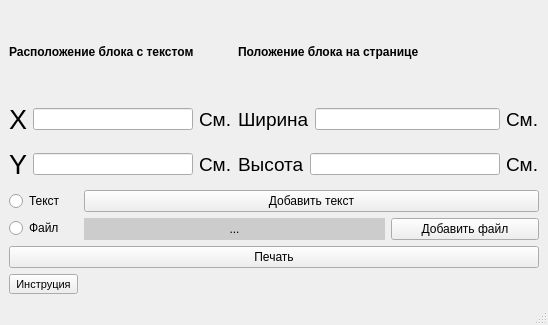
<?xml version="1.0" encoding="UTF-8"?>
<ui version="4.0">
 <class>MainWindow</class>
 <widget class="QMainWindow" name="MainWindow">
  <property name="geometry">
   <rect>
    <x>0</x>
    <y>0</y>
    <width>548</width>
    <height>325</height>
   </rect>
  </property>
  <property name="windowTitle">
   <string>MainWindow</string>
  </property>
  <widget class="QWidget" name="centralwidget">
   <layout class="QGridLayout" name="gridLayout">
    <item row="0" column="0" colspan="2">
     <widget class="QLabel" name="label_2">
      <property name="font">
       <font>
        <pointsize>9</pointsize>
        <weight>75</weight>
        <bold>true</bold>
       </font>
      </property>
      <property name="text">
       <string>Расположение блока с текстом</string>
      </property>
     </widget>
    </item>
    <item row="0" column="2" colspan="2">
     <widget class="QLabel" name="label">
      <property name="font">
       <font>
        <pointsize>9</pointsize>
        <weight>75</weight>
        <bold>true</bold>
       </font>
      </property>
      <property name="text">
       <string>Положение блока на странице</string>
      </property>
     </widget>
    </item>
    <item row="1" column="0" colspan="2">
     <layout class="QVBoxLayout" name="verticalLayout">
      <item>
       <layout class="QHBoxLayout" name="horizontalLayout_2">
        <item>
         <widget class="QLabel" name="label_10">
          <property name="font">
           <font>
            <pointsize>20</pointsize>
           </font>
          </property>
          <property name="text">
           <string>X</string>
          </property>
         </widget>
        </item>
        <item>
         <widget class="QLineEdit" name="X">
          <property name="text">
           <string/>
          </property>
         </widget>
        </item>
        <item>
         <widget class="QLabel" name="label_7">
          <property name="font">
           <font>
            <pointsize>14</pointsize>
           </font>
          </property>
          <property name="text">
           <string>См.</string>
          </property>
         </widget>
        </item>
       </layout>
      </item>
      <item>
       <layout class="QHBoxLayout" name="horizontalLayout">
        <item>
         <widget class="QLabel" name="label_11">
          <property name="font">
           <font>
            <pointsize>20</pointsize>
           </font>
          </property>
          <property name="text">
           <string>Y</string>
          </property>
         </widget>
        </item>
        <item>
         <widget class="QLineEdit" name="Y">
          <property name="text">
           <string/>
          </property>
         </widget>
        </item>
        <item>
         <widget class="QLabel" name="label_6">
          <property name="font">
           <font>
            <pointsize>14</pointsize>
           </font>
          </property>
          <property name="text">
           <string>См.</string>
          </property>
         </widget>
        </item>
       </layout>
      </item>
     </layout>
    </item>
    <item row="1" column="2" colspan="2">
     <layout class="QVBoxLayout" name="verticalLayout_3">
      <item>
       <layout class="QHBoxLayout" name="horizontalLayout_3">
        <item>
         <widget class="QLabel" name="label_3">
          <property name="font">
           <font>
            <pointsize>14</pointsize>
           </font>
          </property>
          <property name="text">
           <string>Ширина</string>
          </property>
         </widget>
        </item>
        <item>
         <widget class="QLineEdit" name="Width">
          <property name="text">
           <string/>
          </property>
         </widget>
        </item>
        <item>
         <widget class="QLabel" name="label_8">
          <property name="font">
           <font>
            <pointsize>14</pointsize>
           </font>
          </property>
          <property name="text">
           <string>См.</string>
          </property>
         </widget>
        </item>
       </layout>
      </item>
      <item>
       <layout class="QHBoxLayout" name="horizontalLayout_4">
        <item>
         <widget class="QLabel" name="label_4">
          <property name="font">
           <font>
            <pointsize>14</pointsize>
           </font>
          </property>
          <property name="text">
           <string>Высота</string>
          </property>
         </widget>
        </item>
        <item>
         <widget class="QLineEdit" name="Heigth">
          <property name="text">
           <string/>
          </property>
         </widget>
        </item>
        <item>
         <widget class="QLabel" name="label_9">
          <property name="font">
           <font>
            <pointsize>14</pointsize>
           </font>
          </property>
          <property name="text">
           <string>См.</string>
          </property>
         </widget>
        </item>
       </layout>
      </item>
     </layout>
    </item>
    <item row="2" column="0" rowspan="2">
     <layout class="QVBoxLayout" name="verticalLayout_2">
      <item>
       <widget class="QRadioButton" name="radioButton">
        <property name="styleSheet">
         <string notr="true"/>
        </property>
        <property name="text">
         <string>Текст</string>
        </property>
       </widget>
      </item>
      <item>
       <widget class="QRadioButton" name="radioButton_2">
        <property name="styleSheet">
         <string notr="true"/>
        </property>
        <property name="text">
         <string>Файл</string>
        </property>
       </widget>
      </item>
     </layout>
    </item>
    <item row="2" column="1" colspan="3">
     <widget class="QPushButton" name="pushButton">
      <property name="styleSheet">
       <string notr="true"/>
      </property>
      <property name="text">
       <string>Добавить текст</string>
      </property>
     </widget>
    </item>
    <item row="3" column="1" colspan="2">
     <widget class="QLabel" name="label_5">
      <property name="enabled">
       <bool>true</bool>
      </property>
      <property name="sizePolicy">
       <sizepolicy hsizetype="Preferred" vsizetype="Preferred">
        <horstretch>0</horstretch>
        <verstretch>0</verstretch>
       </sizepolicy>
      </property>
      <property name="mouseTracking">
       <bool>true</bool>
      </property>
      <property name="layoutDirection">
       <enum>Qt::LeftToRight</enum>
      </property>
      <property name="styleSheet">
       <string notr="true">background-color: rgb(204, 204, 204);</string>
      </property>
      <property name="frameShadow">
       <enum>QFrame::Plain</enum>
      </property>
      <property name="lineWidth">
       <number>1</number>
      </property>
      <property name="text">
       <string>&lt;html&gt;&lt;head/&gt;&lt;body&gt;&lt;p align=&quot;center&quot;&gt;...&lt;/p&gt;&lt;/body&gt;&lt;/html&gt;</string>
      </property>
      <property name="textFormat">
       <enum>Qt::AutoText</enum>
      </property>
      <property name="scaledContents">
       <bool>false</bool>
      </property>
     </widget>
    </item>
    <item row="3" column="3">
     <widget class="QPushButton" name="AddFile">
      <property name="styleSheet">
       <string notr="true"/>
      </property>
      <property name="text">
       <string>Добавить файл</string>
      </property>
     </widget>
    </item>
    <item row="4" column="0" colspan="4">
     <widget class="QPushButton" name="GetValue">
      <property name="styleSheet">
       <string notr="true"/>
      </property>
      <property name="text">
       <string>Печать</string>
      </property>
     </widget>
    </item>
    <item row="5" column="0">
     <widget class="QToolButton" name="Instruction">
      <property name="font">
       <font>
        <family>MS Shell Dlg 2</family>
        <pointsize>8</pointsize>
        <weight>50</weight>
        <italic>false</italic>
        <bold>false</bold>
       </font>
      </property>
      <property name="toolTip">
       <string>&lt;html&gt;&lt;head/&gt;&lt;body&gt;&lt;p&gt;&lt;span style=&quot; font-weight:600;&quot;&gt;Инструкция&lt;/span&gt;&lt;/p&gt;&lt;/body&gt;&lt;/html&gt;</string>
      </property>
      <property name="styleSheet">
       <string notr="true">font: 75 8pt &quot;MS Shell Dlg 2&quot;;

font: 8pt &quot;MS Shell Dlg 2&quot;;</string>
      </property>
      <property name="text">
       <string>Инструция</string>
      </property>
      <property name="checkable">
       <bool>false</bool>
      </property>
     </widget>
    </item>
   </layout>
  </widget>
  <widget class="QMenuBar" name="menubar">
   <property name="geometry">
    <rect>
     <x>0</x>
     <y>0</y>
     <width>548</width>
     <height>26</height>
    </rect>
   </property>
  </widget>
  <widget class="QStatusBar" name="statusbar"/>
 </widget>
 <resources/>
 <connections/>
</ui>
